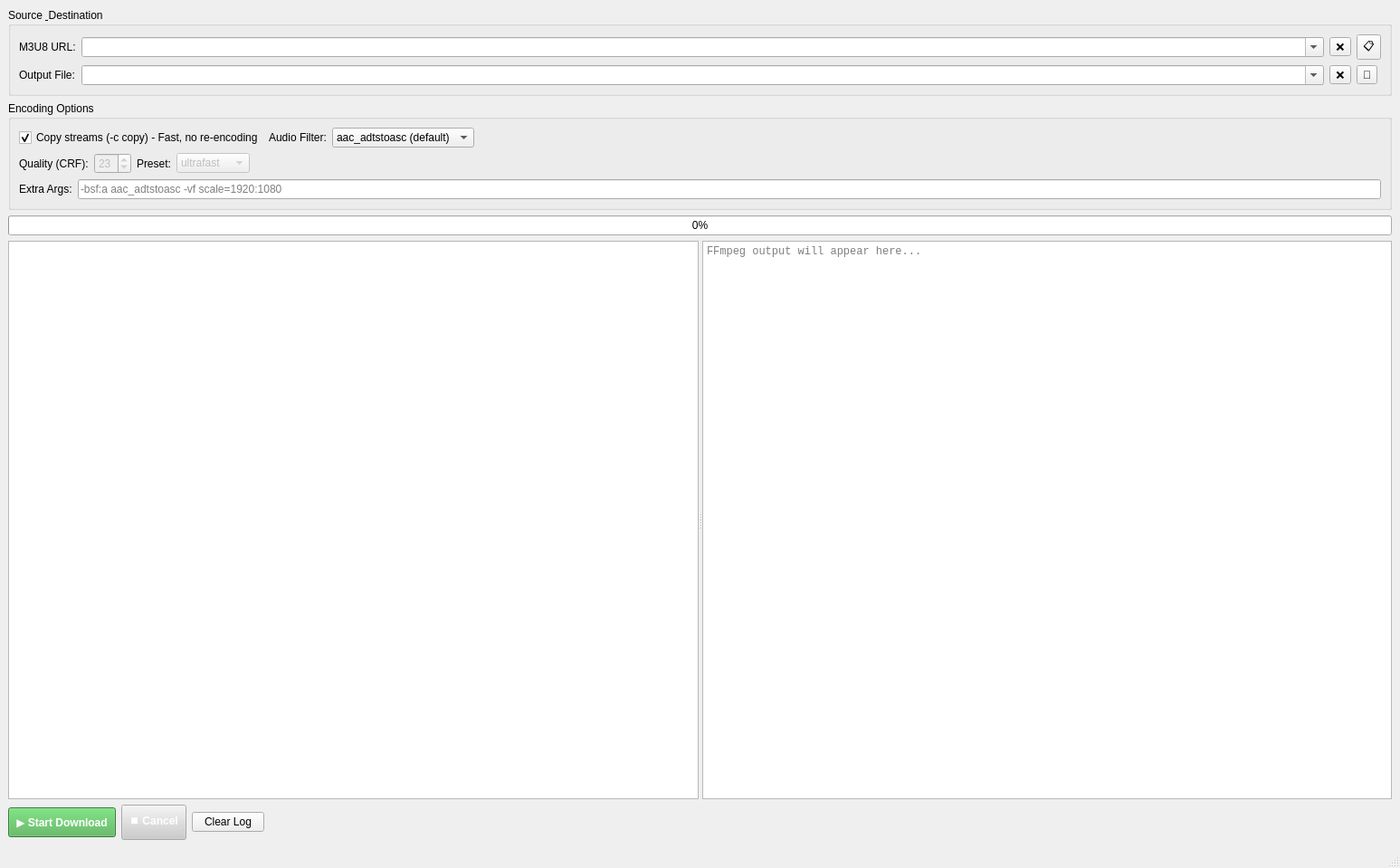
<?xml version="1.0" encoding="UTF-8"?>
<ui version="4.0">
 <class>MainWindow</class>
 <widget class="QMainWindow" name="MainWindow">
  <property name="geometry">
   <rect>
    <x>0</x>
    <y>0</y>
    <width>1547</width>
    <height>959</height>
   </rect>
  </property>
  <property name="minimumSize">
   <size>
    <width>900</width>
    <height>700</height>
   </size>
  </property>
  <property name="windowTitle">
   <string>M3U8 to MP4 Downloader</string>
  </property>
  <widget class="QWidget" name="centralwidget">
   <layout class="QVBoxLayout" name="verticalLayout">
    <item>
     <widget class="QGroupBox" name="groupBoxInput">
      <property name="title">
       <string>Source &amp; Destination</string>
      </property>
      <layout class="QVBoxLayout" name="verticalLayout_2">
       <item>
        <layout class="QGridLayout" name="gridLayout">
         <item row="0" column="1">
          <widget class="ComboWithPlaceholder" name="lineEditUrl">
           <property name="sizePolicy">
            <sizepolicy hsizetype="Expanding" vsizetype="Fixed">
             <horstretch>0</horstretch>
             <verstretch>0</verstretch>
            </sizepolicy>
           </property>
           <property name="editable">
            <bool>true</bool>
           </property>
           <property name="placeholderText">
            <string>https://example.com/playlist.m3u8</string>
           </property>
          </widget>
         </item>
         <item row="0" column="0">
          <widget class="QLabel" name="labelUrl">
           <property name="text">
            <string>M3U8 URL:</string>
           </property>
          </widget>
         </item>
         <item row="0" column="4">
          <widget class="QToolButton" name="tbtPastFromClipboard">
           <property name="toolTip">
            <string>Clear list or urls</string>
           </property>
           <property name="text">
            <string>📋</string>
           </property>
          </widget>
         </item>
         <item row="0" column="3">
          <widget class="QToolButton" name="tbtClearListUrls">
           <property name="toolTip">
            <string>Clear list or urls</string>
           </property>
           <property name="text">
            <string>❌</string>
           </property>
          </widget>
         </item>
         <item row="1" column="1">
          <widget class="FileHistoryCombo" name="lineEditOutput">
           <property name="sizePolicy">
            <sizepolicy hsizetype="Expanding" vsizetype="Fixed">
             <horstretch>0</horstretch>
             <verstretch>0</verstretch>
            </sizepolicy>
           </property>
           <property name="editable">
            <bool>true</bool>
           </property>
           <property name="placeholderText">
            <string>output.mp4</string>
           </property>
           <property name="duplicatesEnabled">
            <bool>false</bool>
           </property>
          </widget>
         </item>
         <item row="1" column="0">
          <widget class="QLabel" name="labelOutput">
           <property name="text">
            <string>Output File:</string>
           </property>
          </widget>
         </item>
         <item row="1" column="4">
          <widget class="QToolButton" name="btnBrowse">
           <property name="text">
            <string>📂</string>
           </property>
          </widget>
         </item>
         <item row="1" column="3">
          <widget class="QToolButton" name="tbtClearListOutput">
           <property name="toolTip">
            <string>Clear list or urls</string>
           </property>
           <property name="text">
            <string>❌</string>
           </property>
          </widget>
         </item>
        </layout>
       </item>
      </layout>
     </widget>
    </item>
    <item>
     <widget class="QGroupBox" name="groupBoxOptions">
      <property name="title">
       <string>Encoding Options</string>
      </property>
      <layout class="QVBoxLayout" name="verticalLayout_3">
       <item>
        <layout class="QHBoxLayout" name="horizontalLayout_3">
         <item>
          <widget class="QCheckBox" name="checkBoxCopy">
           <property name="text">
            <string>Copy streams (-c copy) - Fast, no re-encoding</string>
           </property>
           <property name="checked">
            <bool>true</bool>
           </property>
          </widget>
         </item>
         <item>
          <widget class="QLabel" name="labelAudioFilter">
           <property name="text">
            <string>Audio Filter:</string>
           </property>
          </widget>
         </item>
         <item>
          <widget class="QComboBox" name="comboBoxAudioFilter">
           <item>
            <property name="text">
             <string>aac_adtstoasc (default)</string>
            </property>
           </item>
           <item>
            <property name="text">
             <string>none</string>
            </property>
           </item>
          </widget>
         </item>
         <item>
          <spacer name="horizontalSpacer">
           <property name="orientation">
            <enum>Qt::Orientation::Horizontal</enum>
           </property>
           <property name="sizeHint" stdset="0">
            <size>
             <width>0</width>
             <height>0</height>
            </size>
           </property>
          </spacer>
         </item>
        </layout>
       </item>
       <item>
        <layout class="QHBoxLayout" name="horizontalLayout_4">
         <item>
          <widget class="QLabel" name="labelCRF">
           <property name="text">
            <string>Quality (CRF):</string>
           </property>
          </widget>
         </item>
         <item>
          <widget class="QSpinBox" name="spinBoxCRF">
           <property name="enabled">
            <bool>false</bool>
           </property>
           <property name="toolTip">
            <string>0=lossless, 23=default, 51=worst quality</string>
           </property>
           <property name="minimum">
            <number>0</number>
           </property>
           <property name="maximum">
            <number>51</number>
           </property>
           <property name="value">
            <number>23</number>
           </property>
          </widget>
         </item>
         <item>
          <widget class="QLabel" name="labelPreset">
           <property name="text">
            <string>Preset:</string>
           </property>
          </widget>
         </item>
         <item>
          <widget class="QComboBox" name="comboBoxPreset">
           <property name="enabled">
            <bool>false</bool>
           </property>
           <item>
            <property name="text">
             <string>ultrafast</string>
            </property>
           </item>
           <item>
            <property name="text">
             <string>superfast</string>
            </property>
           </item>
           <item>
            <property name="text">
             <string>veryfast</string>
            </property>
           </item>
           <item>
            <property name="text">
             <string>faster</string>
            </property>
           </item>
           <item>
            <property name="text">
             <string>fast</string>
            </property>
           </item>
           <item>
            <property name="text">
             <string>medium</string>
            </property>
           </item>
           <item>
            <property name="text">
             <string>slow</string>
            </property>
           </item>
           <item>
            <property name="text">
             <string>slower</string>
            </property>
           </item>
           <item>
            <property name="text">
             <string>veryslow</string>
            </property>
           </item>
          </widget>
         </item>
         <item>
          <spacer name="horizontalSpacer_2">
           <property name="orientation">
            <enum>Qt::Orientation::Horizontal</enum>
           </property>
           <property name="sizeHint" stdset="0">
            <size>
             <width>0</width>
             <height>0</height>
            </size>
           </property>
          </spacer>
         </item>
        </layout>
       </item>
       <item>
        <layout class="QHBoxLayout" name="horizontalLayout_5">
         <item>
          <widget class="QLabel" name="labelExtra">
           <property name="text">
            <string>Extra Args:</string>
           </property>
          </widget>
         </item>
         <item>
          <widget class="QLineEdit" name="lineEditExtra">
           <property name="placeholderText">
            <string>-bsf:a aac_adtstoasc -vf scale=1920:1080</string>
           </property>
          </widget>
         </item>
        </layout>
       </item>
      </layout>
     </widget>
    </item>
    <item>
     <widget class="QProgressBar" name="progressBar">
      <property name="value">
       <number>0</number>
      </property>
     </widget>
    </item>
    <item>
     <widget class="QSplitter" name="splitter">
      <property name="sizePolicy">
       <sizepolicy hsizetype="Expanding" vsizetype="Expanding">
        <horstretch>0</horstretch>
        <verstretch>0</verstretch>
       </sizepolicy>
      </property>
      <property name="orientation">
       <enum>Qt::Orientation::Horizontal</enum>
      </property>
      <widget class="QTableWidget" name="history_table"/>
      <widget class="QPlainTextEdit" name="plainTextEditLog">
       <property name="font">
        <font>
         <family>Consolas</family>
         <pointsize>9</pointsize>
        </font>
       </property>
       <property name="maximumBlockCount">
        <number>1000</number>
       </property>
       <property name="placeholderText">
        <string>FFmpeg output will appear here...</string>
       </property>
      </widget>
     </widget>
    </item>
    <item>
     <layout class="QHBoxLayout" name="horizontalLayout_6">
      <item>
       <widget class="QPushButton" name="btnStart">
        <property name="styleSheet">
         <string notr="true">QPushButton {
    background-color: #4CAF50;
    color: white;
    font-weight: bold;
    padding: 8px;
}
QPushButton:hover {
    background-color: #45a049;
}
QPushButton:disabled {
    background-color: #cccccc;
}</string>
        </property>
        <property name="text">
         <string>▶ Start Download</string>
        </property>
       </widget>
      </item>
      <item>
       <widget class="QPushButton" name="btnCancel">
        <property name="enabled">
         <bool>false</bool>
        </property>
        <property name="styleSheet">
         <string notr="true">QPushButton {
    background-color: #f44336;
    color: white;
    font-weight: bold;
    padding: 8px;
}
QPushButton:hover {
    background-color: #da190b;
}
QPushButton:disabled {
    background-color: #cccccc;
}</string>
        </property>
        <property name="text">
         <string>⏹ Cancel</string>
        </property>
       </widget>
      </item>
      <item>
       <widget class="QPushButton" name="btnClear">
        <property name="text">
         <string>Clear Log</string>
        </property>
       </widget>
      </item>
      <item>
       <spacer name="horizontalSpacer_3">
        <property name="orientation">
         <enum>Qt::Orientation::Horizontal</enum>
        </property>
        <property name="sizeHint" stdset="0">
         <size>
          <width>0</width>
          <height>0</height>
         </size>
        </property>
       </spacer>
      </item>
     </layout>
    </item>
   </layout>
  </widget>
  <widget class="QStatusBar" name="statusBar"/>
 </widget>
 <customwidgets>
  <customwidget>
   <class>ComboWithPlaceholder</class>
   <extends>QComboBox</extends>
   <header>combowithplaceholder.h</header>
  </customwidget>
  <customwidget>
   <class>FileHistoryCombo</class>
   <extends>QComboBox</extends>
   <header>filehistorycombo.h</header>
  </customwidget>
 </customwidgets>
 <resources/>
 <connections/>
</ui>
